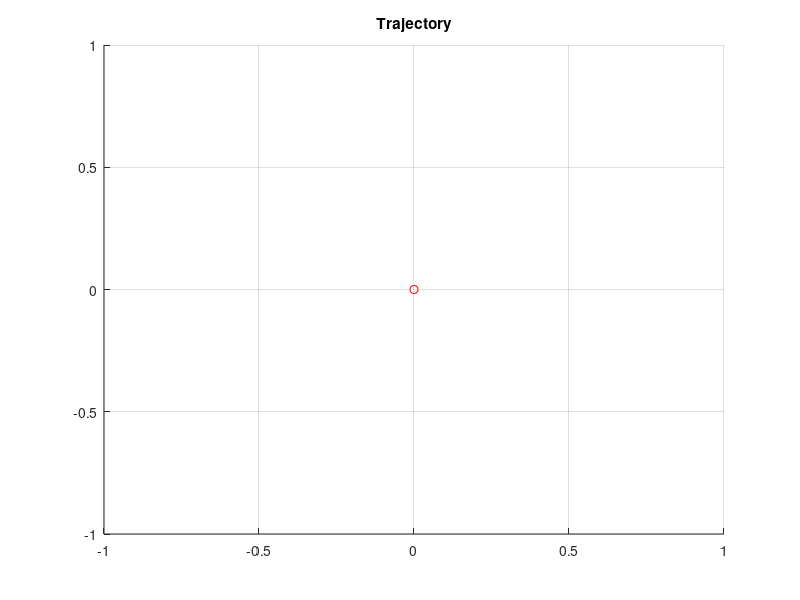

Here is the MATLAB script that generated this plot: (Note: this script raises an error after producing the figure.)
%% MAIN
close all
clear all
clc

addpath('mpc_functions','-end')
addpath('curvilinear_functions','-end')
addpath('utils','-end')
addpath('plant','-end')


%% =================================================================
%  ============================ Plant ============================
%  =================================================================

% UGV = [vx, vy, wz, X, Y, psi];
x0 = [1; 0; 0; 0; 0; 0];
T = 0.01;

figure(1); hold on; grid on;
title('Trajectory');
plot(x0(4), x0(5), 'or');
arrow(x0(4), x0(5), x0(6), 'r');

% vehicle data
sys_model.lf = 0.75;
sys_model.lr = 0.75;
sys_model.L = sys_model.lf+sys_model.lr;
sys_model.W = 0.8;
sys_model.m = 800;
sys_model.Iz = sys_model.m*(sys_model.L^2 + sys_model.W^2)/12;
sys_model.Cf = 10000;
sys_model.Cr = 10000;



%% =================================================================
%  ============================ Track ==============================
%  =================================================================

track_n = 3;
W_track = 2;
[PointAndTangent, x0_track] = track_fun(track_n, W_track);



%% ==================================================================
%  ======================= MPC initialization =======================
%  ==================================================================

T_ctrl = 0.05;

% initial condition
X = x0;
[s0, ey0, epsi0] = global2local_fun(x0(4:6), x0_track, PointAndTangent, W_track);
X_MPC = [0; 0; 0; 0; 0; 0];

% target
ref = [0; 0; 0; 1; 0; 0];

% state constraints [d_vx, d_vy, d_wz, d_s, d_ey, d_epsi]
x_c = [-1,          +1.5
       -0.2,        +0.2
       -30*pi/180,  +30*pi/180
       0,           +3
       -0.2,        +0.2
       -30*pi/180,  +30*pi/180];

% input constraints [d_delta_f, d_a]
u_c = [-30*pi/180,  +30*pi/180
       -0.1,          +0.1];

% input rate constraints [delta_f, a]
du_c = [-10e5, +10e5
        -10e5, +10e5];


%% ==================================================================
%  ============================== MPC ===============================
%  ==================================================================

method = 0;

% MPC tuning
Np = 10;
Nc = Np;
Q = diag([1 1 1 1 1 0.1]);
R = diag([10 10]);
S = diag([0 0]);

k = 1;
flag = 0;
t_sim = 30;

U_old = zeros(Nc*2,1);

while (flag == 0)
    
    clc
    t = T_ctrl*k;
    
    %% Print info
    fprintf('Sample: k = %d, time: t = %.2f\n', [k, t]);
    fprintf('Np = %d, Nc = %d \n', [Np, Nc]);
    fprintf('Velocity =         [dvx = %.2fm/s, dvy = %.2fm/s,  dwz =   %.1f°/s] \n', [X_MPC(1,k), X_MPC(2,k), X_MPC(3,k)*180/pi]);
    fprintf('Curvilinear pose = [ds =  %.2fm,   dey = %.2fm,    depsi = %.1f°] \n',   [X_MPC(4,k), X_MPC(5,k), X_MPC(6,k)*180/pi]);
%     fprintf('Global pose =      [x =  %.2fm,    y =  %.2fm,     psi =  %.1f°] \n',   [X(4,k), X(5,k), X(6,k)*180/pi]);


    
    %% MPC
    [U_star] = adaptive_mpc(X_MPC(:,k), ref, U_old, T_ctrl, Np, Nc, Q, R, S, x_c, u_c, du_c, PointAndTangent, method);
    if (isempty(U_star) | isnan(U_star))
        u_star = [];
        fprintf('Problem infeasible at k = %d \n', k);
        t_fin = T_ctrl*(k-1);
        break;
    end
    U_old = U_star;
    U_MPC(:,k) = U_star(1:2);
    fprintf('Input =            [delta_f = %.1f°,  a = %.2fm/s^2]\n', [U_MPC(1,k)*180/pi, U_MPC(2,k)]);
    


    %% Plant
    x = X(:,k);
    u = U_MPC(:,k);
    for i=1:T_ctrl/T
        [x_plus, alpha] = bicycle_plant_discrete(x, u, sys_model, T);
        x = x_plus;
%         figure(1); grid on; hold on;
%         p1(i) = plot(x(4), x(5), '.k');
    end
    
    X(:,k+1) = x;
    alpha_f(k) = alpha;
    

    
    %% Update sample
    k = k+1;
    u_old = U_MPC(:,k-1);
    
    figure(1); hold on; grid on; axis equal;
    p2 = plot(X(4,k), X(5,k), 'or', 'LineWidth', 0.5);
    arrow(X(4,k), X(5,k), X(6,k), 'b');
    
%     delete(p1)
    
    
    %% Conversion from global to curvilinear coordinates
    [s, ey, epsi, CompletedFlag] = global2local_fun(X(4:6,k), x0_track, PointAndTangent, W_track);
    X_MPC(:,k) = [X(1,k); X(2,k); X(3,k); s; ey; epsi];
    X_MPC(:,k) = X_MPC(:,k) - X_MPC(:,k-1);
    
%     X_MPC(:,k) = [X(1,k)-X(1,k-1); X(2,k)-X(2,k-1); X(3,k)-X(3,k-1); s-X_MPC(4,k-1); ey-X_MPC(5,k-1); epsi-X_MPC(6,k-1)];

    if CompletedFlag == 0
        flag = 1;
        t_fin = T_ctrl*(k);
        break;
    end
    
    
    
    %% Exit condition
%     if (abs(X_MPC(4,k) - s_target) <= 10e-2)
%         fprintf('Terget reached \n');
%         flag = 1;
%         t_fin = T_ctrl*(k-1);
    if (t == t_sim)
        fprintf('Simulation time reached \n');
        flag = 1;
        t_fin = T_ctrl*(k-1);
    end
        
end



%% ==================================================================
%  =========================== Plot =================================
%  ==================================================================

t_vec = linspace(0, t_fin, (t_fin+T_ctrl)/T_ctrl);

% UGV position
figure(2); hold on; grid on;
title('Position');
m = 3; n = 1;

subplot(m, n, 1); hold on; grid on; 
title('x');
plot(t_vec, X(4,1:end), 'k', 'DisplayName', 'x');

subplot(m, n, 2); hold on; grid on; 
title('y');
plot(t_vec, X(5,1:end), 'k', 'DisplayName', 'y');

subplot(m, n, 3); hold on; grid on; 
title('psi');
plot(t_vec, X(6,1:end), 'k', 'DisplayName', 'psi');


% UGV curvilinear
figure(3); 
title('Curvilinear states');
m = 3; n = 1;

subplot(m, n, 1); hold on; grid on;
title('s');
ylim([x_c(4,1)-0.5, x_c(4,2)+0.5]);
plot(t_vec, X_MPC(4,1:end), 'k', 'DisplayName', 's');
yline(x_c(4,1), 'r--'); yline(x_c(4,2), 'r--');

subplot(m, n, 2); hold on; grid on;
title('e_y');
ylim([x_c(5,1)-x_c(5,1)*10/100, x_c(5,2)+x_c(5,2)*10/100]);
plot(t_vec, X_MPC(5,1:end), 'k', 'DisplayName', 'e_y');
yline(x_c(5,1), 'r--'); yline(x_c(5,2), 'r--');

subplot(m, n, 3); hold on; grid on;
title('e_{psi}');
ylim([x_c(6,1)*180/pi+x_c(6,1)*180/pi*10/100, x_c(6,2)*180/pi+x_c(6,2)*180/pi*10/100]);
plot(t_vec, X_MPC(6,1:end)*180/pi, 'k', 'DisplayName', 'e_{psi}');
yline(x_c(6,1)*180/pi, 'r--'); yline(x_c(6,2)*180/pi, 'r--');


% UGV velocity
figure(4); hold on; grid on;
title('Velocity');
m = 3; n = 1;

subplot(m, n, 1); hold on; grid on;
title('v_x');
ylim([x_c(1,1)+x_c(1,1)*10/100, x_c(1,2)+x_c(1,2)*10/100]);
plot(t_vec, X_MPC(1,1:end), 'k', 'DisplayName', 'v_x');
yline(x_c(1,1), 'r--'); yline(x_c(1,2), 'r--');

subplot(m, n, 2); hold on; grid on;
title('v_y');
ylim([x_c(2,1)+x_c(2,1)*10/100, x_c(2,2)+x_c(2,2)*10/100]);
plot(t_vec, X_MPC(2,1:end), 'k', 'DisplayName', 'v_y');
yline(x_c(2,1), 'r--'); yline(x_c(2,2), 'r--');

subplot(m, n, 3); hold on; grid on;
title('w_z');
ylim([x_c(3,1)*180/pi+x_c(3,1)*180/pi*10/100, x_c(3,2)*180/pi+x_c(3,2)*180/pi*10/100]);
plot(t_vec, X_MPC(3,1:end)*180/pi, 'k', 'DisplayName', 'w_z');
yline(x_c(3,1)*180/pi, 'r--'); yline(x_c(3,2)*180/pi, 'r--');


% UGV input
figure(5); hold on; grid on;
title('Input');
m = 2; n = 1;
subplot(m, n, 1); hold on; grid on;
title('delta_f');
ylim([u_c(1,1)*180/pi+u_c(1,1)*180/pi*10/100, u_c(1,2)*180/pi+u_c(1,2)*180/pi*10/100]);
plot(t_vec(1:end-1), U_MPC(1,1:end)*180/pi, 'k', 'DisplayName', 'delta_f');
plot(t_vec(1:end-1), alpha_f(1:end)*180/pi, 'b', 'DisplayName', 'alpha_f');
yline(u_c(1,1)*180/pi, 'r--'); yline(u_c(1,2)*180/pi, 'r--');

subplot(m, n, 2); hold on; grid on;
title('a');
ylim([u_c(2,1)+u_c(2,1)*10/100 u_c(2,2)+u_c(2,2)*10/100]);
plot(t_vec(1:end-1), U_MPC(2,1:end), 'k', 'DisplayName', 'a');
yline(u_c(2,1), 'r--'); yline(u_c(2,2), 'r--');




%% Save plots
prompt = 'Do you want to save the plots? y/n [n]: ';
str = input(prompt,'s');
if str == 'y'
    % mpc params
    mpc.Np = Np;
    mpc.Nc = Nc;
    mpc.Q = Q;
    mpc.R = R;
    save data/mpc_data.mat mpc sys_model
    
    % trajectory plot
    filename = sprintf('data/trajectory.png');
    exportgraphics(figure(1), filename);
    
    % trajectory plot
    filename = sprintf('data/velocities.png');
    exportgraphics(figure(3), filename);
    
    % trajectory plot
    filename = sprintf('data/curvliniear_coordinates.png');
    exportgraphics(figure(4), filename);
    
    % trajectory plot
    filename = sprintf('data/input.png');
    exportgraphics(figure(5), filename);
    
end

close all
